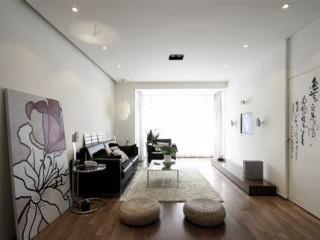
#> input picture pruebas/open-cv/prueba-en-esp32/managed_components/espressif__esp32-camera/test/pictures/test_inside.jpeg, 320 x 240 px, given in place of the camera
$ python color_picker.py
#> lines starting #> are read from the running program, lines starting #| are printed output that depends on the picture; after the words box and inside, x2 and y2 are one past the last pixel; in counts of white or black regions, pixels touching at a corner belong together
#!/usr/bin/env python3
"""
Herramienta interactiva para ajustar rangos de color HSV
Útil para calibrar la detección de objetos de colores específicos.

Uso:
    python3 color_picker.py [--source RUTA]

Opciones:
    --source: Puede ser:
              - 0, 1, 2... (número de webcam)
              - URL del stream (ej: http://192.168.4.1/stream_auto)
              - Ruta a una imagen (ej: test.jpg)
"""

import cv2
import numpy as np
import argparse
import sys


class ColorPicker:
    def __init__(self, source=0):
        self.source = source
        self.window_name = "Color Picker - Ajuste de Rangos HSV"

        # Valores iniciales (verde)
        self.h_min = 35
        self.h_max = 85
        self.s_min = 100
        self.s_max = 255
        self.v_min = 100
        self.v_max = 255

        # Presets de colores
        self.presets = {
            "verde": (35, 85, 100, 255, 100, 255),
            "amarillo": (20, 35, 100, 255, 100, 255),
            "azul": (100, 130, 100, 255, 100, 255),
            "rojo": (0, 10, 100, 255, 100, 255),
            "rojo2": (170, 180, 100, 255, 100, 255),  # Rojo wrap-around
        }

    def nothing(self, x):
        """Callback vacío para los trackbars"""
        pass

    def crear_interfaz(self):
        """Crea la ventana y los trackbars"""
        cv2.namedWindow(self.window_name)

        # Crear trackbars para HSV
        cv2.createTrackbar("H min", self.window_name, self.h_min, 179, self.nothing)
        cv2.createTrackbar("H max", self.window_name, self.h_max, 179, self.nothing)
        cv2.createTrackbar("S min", self.window_name, self.s_min, 255, self.nothing)
        cv2.createTrackbar("S max", self.window_name, self.s_max, 255, self.nothing)
        cv2.createTrackbar("V min", self.window_name, self.v_min, 255, self.nothing)
        cv2.createTrackbar("V max", self.window_name, self.v_max, 255, self.nothing)

        print("\n" + "=" * 70)
        print("🎨 COLOR PICKER - CALIBRACIÓN DE RANGOS HSV")
        print("=" * 70)
        print("\n📝 CONTROLES:")
        print("   • Ajusta los sliders para ver el resultado en tiempo real")
        print("   • Presiona 'q' o ESC para salir")
        print("   • Presiona 'g' para preset VERDE")
        print("   • Presiona 'y' para preset AMARILLO")
        print("   • Presiona 'b' para preset AZUL")
        print("   • Presiona 'r' para preset ROJO")
        print("   • Presiona 's' para guardar los valores actuales")
        print("-" * 70)

    def aplicar_preset(self, nombre):
        """Aplica un preset de color"""
        if nombre in self.presets:
            h_min, h_max, s_min, s_max, v_min, v_max = self.presets[nombre]
            cv2.setTrackbarPos("H min", self.window_name, h_min)
            cv2.setTrackbarPos("H max", self.window_name, h_max)
            cv2.setTrackbarPos("S min", self.window_name, s_min)
            cv2.setTrackbarPos("S max", self.window_name, s_max)
            cv2.setTrackbarPos("V min", self.window_name, v_min)
            cv2.setTrackbarPos("V max", self.window_name, v_max)
            print(f"✅ Preset '{nombre.upper()}' aplicado")

    def guardar_valores(self):
        """Guarda los valores actuales en un archivo"""
        with open("color_ranges.txt", "w") as f:
            f.write("RANGOS DE COLOR HSV\n")
            f.write("=" * 70 + "\n\n")
            f.write(f"#define OBSTACULO_H_MIN {self.h_min}\n")
            f.write(f"#define OBSTACULO_H_MAX {self.h_max}\n")
            f.write(f"#define OBSTACULO_S_MIN {self.s_min}\n")
            f.write(f"#define OBSTACULO_S_MAX {self.s_max}\n")
            f.write(f"#define OBSTACULO_V_MIN {self.v_min}\n")
            f.write(f"#define OBSTACULO_V_MAX {self.v_max}\n")

        print("\n" + "=" * 70)
        print("💾 Valores guardados en: color_ranges.txt")
        print("=" * 70)
        print("\n📋 COPIA ESTOS VALORES EN include/config.h:")
        print(f"#define OBSTACULO_H_MIN {self.h_min}")
        print(f"#define OBSTACULO_H_MAX {self.h_max}")
        print(f"#define OBSTACULO_S_MIN {self.s_min}")
        print(f"#define OBSTACULO_S_MAX {self.s_max}")
        print(f"#define OBSTACULO_V_MIN {self.v_min}")
        print(f"#define OBSTACULO_V_MAX {self.v_max}")
        print("=" * 70 + "\n")

    def run(self):
        """Ejecuta el loop principal"""
        self.crear_interfaz()

        # Determinar tipo de fuente
        if isinstance(self.source, str) and self.source.startswith("http"):
            print(f"📡 Conectando a stream: {self.source}")
        elif isinstance(self.source, str):
            print(f"📁 Cargando imagen: {self.source}")
        else:
            print(f"📹 Abriendo cámara #{self.source}")

        cap = cv2.VideoCapture(self.source)

        if not cap.isOpened():
            print(f"❌ Error: No se pudo abrir la fuente: {self.source}")
            return

        # Para imágenes estáticas
        es_imagen = isinstance(self.source, str) and not self.source.startswith("http")
        frame_estatico = None

        if es_imagen:
            ret, frame_estatico = cap.read()
            if not ret:
                print("❌ Error: No se pudo leer la imagen")
                return
            print("✅ Imagen cargada correctamente")

        print("✅ Fuente abierta. Procesando...")

        while True:
            if es_imagen:
                frame = frame_estatico.copy()
                ret = True
            else:
                ret, frame = cap.read()
#> frame is the input picture: shape (240, 320, 3); mean B, G, R 145.6, 151.5, 156.3

            if not ret:
                print("⚠️  No se pudo leer frame. Intentando reconectar...")
                cap.release()
                cap = cv2.VideoCapture(self.source)
                continue

            # Obtener valores de trackbars
            self.h_min = cv2.getTrackbarPos("H min", self.window_name)
            self.h_max = cv2.getTrackbarPos("H max", self.window_name)
            self.s_min = cv2.getTrackbarPos("S min", self.window_name)
            self.s_max = cv2.getTrackbarPos("S max", self.window_name)
            self.v_min = cv2.getTrackbarPos("V min", self.window_name)
            self.v_max = cv2.getTrackbarPos("V max", self.window_name)

            # Convertir a HSV
            hsv = cv2.cvtColor(frame, cv2.COLOR_BGR2HSV)
#> hsv: shape (240, 320, 3); mean H, S, V 27.4, 30.2, 156.6

            # Crear máscara
            lower = np.array([self.h_min, self.s_min, self.v_min])
            upper = np.array([self.h_max, self.s_max, self.v_max])
            mask = cv2.inRange(hsv, lower, upper)
#> mask: shape (240, 320); every value is 0

            # Aplicar máscara
            result = cv2.bitwise_and(frame, frame, mask=mask)
#> result: shape (240, 320, 3); every value is 0

            # Encontrar contornos para estadísticas
            contours, _ = cv2.findContours(
                mask, cv2.RETR_EXTERNAL, cv2.CHAIN_APPROX_SIMPLE
            )
#> contours = []

            # Dibujar contornos en el frame original
            frame_with_contours = frame.copy()
            cv2.drawContours(frame_with_contours, contours, -1, (0, 255, 0), 2)

            # Mostrar información
            texto = f"Contornos: {len(contours)}"
#> texto = 'Contornos: 0'
            cv2.putText(
                frame_with_contours,
                texto,
                (10, 30),
                cv2.FONT_HERSHEY_SIMPLEX,
                0.7,
                (0, 255, 0),
                2,
            )
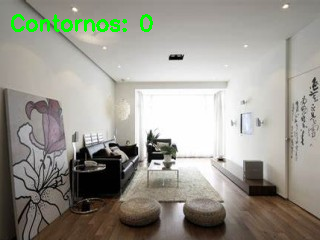
#> frame_with_contours: shape (240, 320, 3); 1.2% of pixels changed, all inside (x1, y1, x2, y2) = (11, 14, 153, 32)

            if contours:
                areas = [cv2.contourArea(c) for c in contours]
                max_area = max(areas)
                texto2 = f"Area max: {int(max_area)} px"
                cv2.putText(
                    frame_with_contours,
                    texto2,
                    (10, 60),
                    cv2.FONT_HERSHEY_SIMPLEX,
                    0.7,
                    (0, 255, 0),
                    2,
                )

            # Mostrar ventanas
            cv2.imshow("1. Original", frame_with_contours)
            cv2.imshow("2. Mascara", mask)
            cv2.imshow("3. Resultado", result)

            # Procesar teclas
            key = cv2.waitKey(1) & 0xFF
#> (key q is pressed here)

            if key == 27 or key == ord("q"):  # ESC o 'q'
                break
            elif key == ord("g"):  # Verde
                self.aplicar_preset("verde")
            elif key == ord("y"):  # Amarillo
                self.aplicar_preset("amarillo")
            elif key == ord("b"):  # Azul
                self.aplicar_preset("azul")
            elif key == ord("r"):  # Rojo
                self.aplicar_preset("rojo")
            elif key == ord("s"):  # Guardar
                self.guardar_valores()

        cap.release()
        cv2.destroyAllWindows()

        # Mostrar valores finales
        print("\n" + "=" * 70)
        print("📊 VALORES FINALES:")
        print("=" * 70)
        print(f"H: [{self.h_min}, {self.h_max}]")
        print(f"S: [{self.s_min}, {self.s_max}]")
        print(f"V: [{self.v_min}, {self.v_max}]")
        print("-" * 70)
        print("\n¿Guardar estos valores? (s/n): ", end="")

        try:
            respuesta = input().strip().lower()
            if respuesta == "s":
                self.guardar_valores()
        except:
            pass


def main():
    parser = argparse.ArgumentParser(description="Calibrador de rangos de color HSV")
    parser.add_argument(
        "--source",
        default="0",
        help="Fuente de video: 0 (webcam), URL, o ruta de imagen",
    )

    args = parser.parse_args()

    # Convertir source a int si es un número
    try:
        source = int(args.source)
    except ValueError:
        source = args.source

    picker = ColorPicker(source)
    picker.run()


if __name__ == "__main__":
    try:
        main()
    except KeyboardInterrupt:
        print("\n\n⚠️  Interrumpido por el usuario")
        sys.exit(0)
    except Exception as e:
        print(f"\n❌ Error: {e}")
        import traceback

        traceback.print_exc()
        sys.exit(1)

$ run again, on pruebas/open-cv/prueba-en-esp32/managed_components/espressif__esp32-camera/test/pictures/test_outside.jpeg
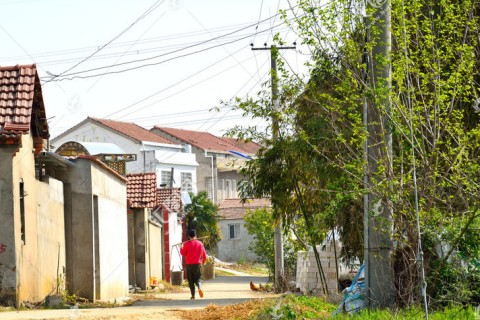
#> input picture pruebas/open-cv/prueba-en-esp32/managed_components/espressif__esp32-camera/test/pictures/test_outside.jpeg, 480 x 320 px, given in place of the camera
#> in run, frame is the input picture: shape (320, 480, 3); mean B, G, R 123.9, 152.2, 155.6
#> hsv: shape (320, 480, 3); mean H, S, V 42.7, 83.2, 159.8
#> in run, `mask = cv2.inRange(hsv, lower, upper)`:
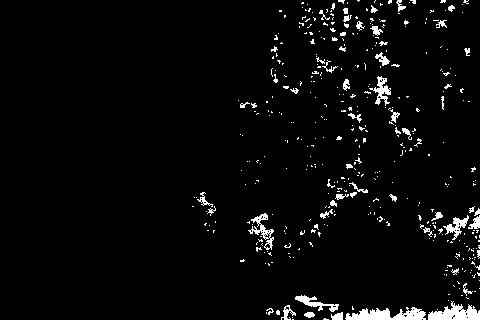
#> mask: shape (320, 480); 3.7% white; 411 white regions (356 under 20 px)
#> contours = 411 contours, 382 with area under 20; largest, box (x1, y1, x2, y2) and area: (345, 307, 426, 320) 570, (428, 301, 480, 320) 506, (248, 213, 274, 250) 250, (369, 76, 391, 106) 200, (295, 295, 339, 312) 196
#> texto = 'Contornos: 411'
#> areas = 411 values, max 570.5 at index 9, min 0 at index 0, mean 8.54
#> max_area = 570.5
#> texto2 = 'Area max: 570 px'
#> in run, `cv2.putText( frame_with_contours, texto2, (10, 60), cv2.FONT_HERSHEY_S..`:
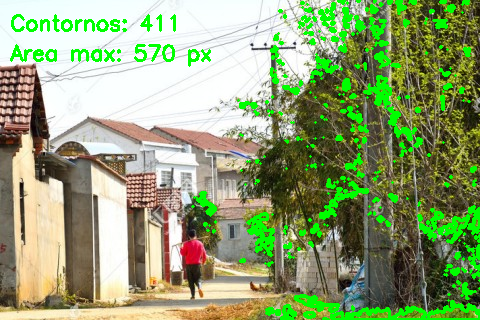
#> frame_with_contours: shape (320, 480, 3); mean B, G, R 116.4, 161.9, 144
